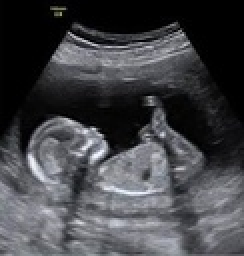
%> input picture Images/child.jpg, 122 x 128 px, shrunk from 234 x 246 before the run (shown 2 times larger)
$ octave key_sensitivity_dec_paper2.m   (GNU Octave 9; MATLAB toolbox functions it lacks are replaced by stand-ins)
%> lines starting %> are read from the running program, lines starting %| are printed output that depends on the picture
clc
clear all


i0 = imread('child.jpg');
%> i0 is the input picture: size 128x122x3 uint8; mean R, G, B 67.2, 67.9, 71.6

i1 = decr(i0,0);
subplot(2,5,1);
imshow(i1);
title("Decrypted_image1");

i2 = decr(i0,1);
% [28 lines not run here, left out]
function x1 =  alt(r,x0 )
if x0 < 0.5
    x1 = mod ((r*x0*(1-x0) + ((4-r)*x0/2)),1);
 end
 if x0 >=0.5
    x1 = mod ((r*x0*(1-x0) + ((4-r)*(1-x0)/2)) ,1);
 end
end

function img = decr(image,flag)
%> called with flag = 0
c0 = image;

% reading image's pixel in c
% c0 = imread('cat_64.jpg');
%c0 = imread('Brain2.jpg');
c0 = squeeze(c0(:,:,3));
% get the dimensions of the image
[M,N] = size(c0);
%> M = 128; N = 122
cd = double(c0);
% random value insertion
R = zeros(M,N+1);
for i = 1:M
    for j = 1:N+1
        if j == 1
            R(i,j) = randi(i);
        else
            R(i,j) = cd(i,j-1);
        end
    end
end
B = zeros(M,N+1);
s1 = zeros(M,N+1);
s2 = zeros(N+1,M+1);
s3 = zeros(M+1,N+2);
s4 = zeros(N+2,M+2);

% user defined values
% values of r should be between 0 and 4.
% value of s0 should be between 0 and 1.
s0 = 0.87;
r0 = 1.5;
r1 = 1.3;
r2 = 1.2;
r3 = 1.1;
r4 = 1.3;


% 1-D substitution
% first round of the encryption
for i = 1:M
    for j = 1:N+1
        if (i==1) && (j==1)
            s1(i,j) = alt(r0,s0);
        elseif (i>1) && (j == 1)
            s1(i,j) = alt(r0,s1(i-1,1));
        else
            s1(i,j) = alt(r1,s1(i,j-1));
        end
        if j > 1
            s = floor(mod(s1(i,j)* 10^10, 256));
            B(i,j) = bitxor(bitxor(B(i,j-1),R(i,j)),s);
        end
    end
end
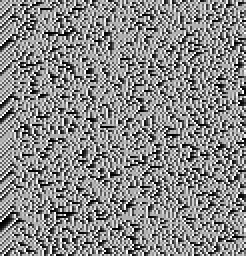
%> s1: size 128x123 double (shown 2 times larger); min 1.52e-05, max 1, mean 0.542
%> after the loop, s = 58
E = rot90(B);


% second round
% random value insertion
R = randi(255,N+1,1);
B = [R E];
%> B: size 123x129 double
R = B;
for i = 1:N+1
    for j = 1:M+1
        if (i==1) && (j==1)
            s2(i,j) = alt(r0,s1(1,N));
        elseif (i>1) && (j == 1)
            s2(i,j) = alt(r0,s2(i-1,1));
        else
            s2(i,j) = alt(r2,s2(i,j-1));
        end
        if j > 1
            s = floor(mod(s2(i,j)* 10^10, 256));
            B(i,j) = bitxor(bitxor(B(i,j-1),R(i,j)),s);
        else
            B(i,j) = R(i,j);
        end
    end
end
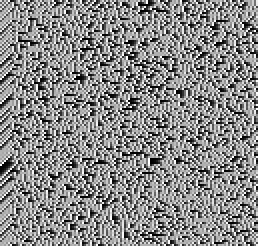
%> s2: size 123x129 double (shown 2 times larger); min 0.000314, max 1, mean 0.54
%> after the loop, s = 92
E = rot90(B);
%> E: size 129x123 double


%third round
% random value insertion
R = randi(255,M+1,1);
B = [R E];
%> B: size 129x124 double
R = B;
for i = 1:M+1
    for j = 1:N+2
        if (i==1) && (j==1)
            s3(i,j) = alt(r0,s2(N,1));
        elseif (i>1) && (j == 1)
            s3(i,j) = alt(r0,s3(i-1,1));
        else
            s3(i,j) = alt(r3,s3(i,j-1));
        end
        if j > 1
            s = floor(mod(s3(i,j)* 10^10, 256));
            B(i,j) = bitxor(bitxor(B(i,j-1),R(i,j)),s);
        else
            B(i,j) = R(i,j);
        end
    end
end
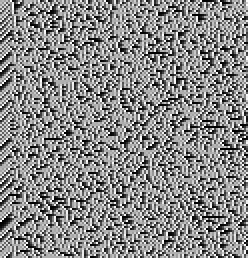
%> s3: size 129x124 double (shown 2 times larger); min 6.37e-06, max 1, mean 0.536
%> after the loop, s = 107
E = rot90(B);
%> E: size 124x129 double


% fourth round
% random value insertion
R = randi(255,N+2,1);
B = [R E];
%> B: size 124x130 double
R = B;
for i = 1:N+2
    for j = 1:M+2
        if (i==1) && (j==1)
            s4(i,j) = alt(r0,s3(1,N));
        elseif (i>1) && (j == 1)
            s4(i,j) = alt(r0,s4(i-1,1));
        else
            s4(i,j) = alt(r4,s4(i,j-1));
        end
        if j > 1
            s = floor(mod(s4(i,j)* 10^10, 256));
            B(i,j) = bitxor(bitxor(B(i,j-1),R(i,j)),s);
        else
            B(i,j) = R(i,j);
        end
    end
end
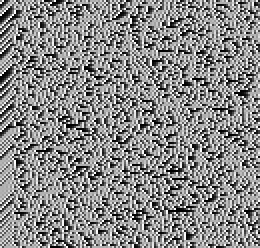
%> s4: size 124x130 double (shown 2 times larger); min 1.34e-06, max 1, mean 0.536
%> after the loop, s = 254
E = rot90(B);
%> E: size 130x124 double


E = uint8(E);
%> E: size 130x124 uint8
% [10 lines of commented-out code are left out]

E   = uint8(E);
%[M,N] = size(E);
D   = zeros(M+2,N+2);
sd1 = zeros(M,N+1);
sd2 = zeros(M,N+1);
sd3 = zeros(M,N+1);
sd4 = zeros(M,N+1);

% user defined values
s0 = 0.87;
r0 = 1.5;
r1 = 1.3;
r2 = 1.2;
r3 = 1.1;
r4 = 1.3;

if flag == 1
  r1 = r1 + 0.0000001;
end

%1-D SUBSTITUTION

for rnd = 1:4
    for i = 1:M+2
        for j = 1:M+2
            if (rnd==1)
                if (i==1) && (j==1)
                    sd1(i,j) = alt(r0,s0);
                elseif (i>1) && (j == 1)
                    sd1(i,j) = alt(r0,sd1(i-1,1));
                else
                    sd1(i,j) = alt(r1,sd1(i,j-1));
                end
            elseif (rnd==2)
                if (i==1) && (j==1)
                    sd2(i,j) = alt(r0,sd1(1,N));
                elseif (i>1) && (j == 1)
                    sd2(i,j) = alt(r0,sd2(i-1,1));
                else
                    sd2(i,j) = alt(r2,sd2(i,j-1));
                end
            elseif (rnd==3)
                if (i==1) && (j==1)
                    sd3(i,j) = alt(r0,sd2(N,1));
                elseif (i>1) && (j == 1)
                    sd3(i,j) = alt(r0,sd3(i-1,1));
                else
                    sd3(i,j) = alt(r3,sd3(i,j-1));
                end
            elseif (rnd==4)
                if (i==1) && (j==1)
                    sd4(i,j) = alt(r0,sd3(1,N));
                elseif (i>1) && (j == 1)
                    sd4(i,j) = alt(r0,sd4(i-1,1));
                else
                    sd4(i,j) = alt(r4,sd4(i,j-1));
                end
            end
        end
    end
end


E = rot90(E,3);
%> E: size 124x130 uint8
for i = 1:N+2
    for j = 1:M+2
        if j > 1
            s = floor(mod(sd4(i,j)* 10^10, 256));
            D(i,j) = bitxor(bitxor(E(i,j-1),E(i,j)),s);
        else
            D(i,j) = E(i,j);
        end
    end
end
D(:,1) = [];
%> D: size 130x129 double
D(N+3:M+2,:) = [];


E = rot90(D,3);
for i = 1:M+1
    for j = 1:N+2
        if j > 1
            s = floor(mod(sd3(i,j)* 10^10, 256));
            D(i,j) = bitxor(bitxor(E(i,j-1),E(i,j)),s);
        else
            D(i,j) = E(i,j);
        end
    end
end
%> D: size 129x129 double
%> after the loop, s = 107
if M==N
    D(M+2,:) = [];
end
D(:,1) = [];
%> D: size 129x128 double
D(:,N+2:M) = [];


E = rot90(D,3);
for i = 1:N+1
    for j = 1:M+1
        if j > 1
            s = floor(mod(sd2(i,j)* 10^10, 256));
            D(i,j) = bitxor(bitxor(E(i,j-1),E(i,j)),s);
        else
            D(i,j) = E(i,j);
        end
    end
end
%> D: size 129x129 double
%> after the loop, s = 92
D(:,1) = [];
%> D: size 129x128 double
D(N+2:M+1,:) = [];


E = rot90(D,3);
for i = 1:M
    for j = 1:N+1
        if j > 1
            s = floor(mod(sd1(i,j)* 10^10, 256));
            D(i,j) = bitxor(bitxor(E(i,j-1),E(i,j)),s);
        end
    end
end
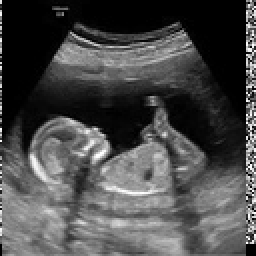
%> D: size 128x128 double (shown 2 times larger); min 0, max 255, mean 74.1
%> after the loop, s = 58

%REMOVING INSERTED RANDOM PIXELS
D(:,N+2:M) = [];
%> D: size 128x123 double
%> call 2 of decr, with flag = 1
%> after the loop in decr (call 2), `for i = 1:N+1`: s = 92
%> after the loop in decr (call 2), `for i = 1:M+1`: s = 107
%> after the loop in decr (call 2), `for i = 1:N+2`:
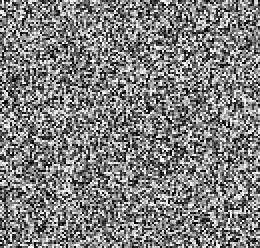
%> B: size 124x130 double (shown 2 times larger); min 0, max 255, mean 127.6
%> after the loop in decr (call 2), `for i = 1:N+2`: s = 254
%> after the loop in decr (call 2), `for rnd = 1:4`:
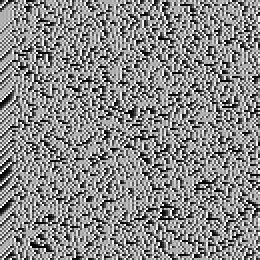
%> sd4: size 130x130 double (shown 2 times larger); min 7.34e-05, max 1, mean 0.542
%> the run ends on the next line
D(:,1) = [];
if M==N
    D(M+1,:) = [];
end

D = uint8(D);
img = D;
%subplot(2, 5, 3);
%imshow(D);
%title("Decrypted image");
end
